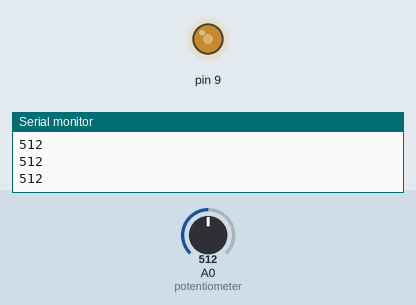
A sketch run on a simulated Arduino Uno, built with avr-gcc and run on an emulated ATmega328P. On the bench: output pins drawn as LEDs (lit = HIGH), the last lines printed to the serial monitor. Inputs (shaded band) come from the test bench; at power-on: A0 (potentiometer) = 512.

Above: at 1.2 s.
1.3 s: A0 (potentiometer) set to 716
At 1.8 s:
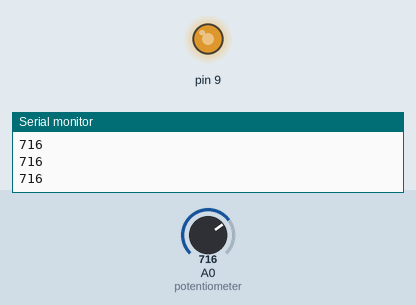
2.8 s: A0 (potentiometer) set to 900
At 3.5 s:
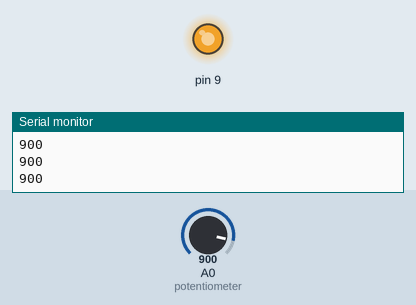
4.3 s: A0 (potentiometer) set to 122
At 5.4 s:
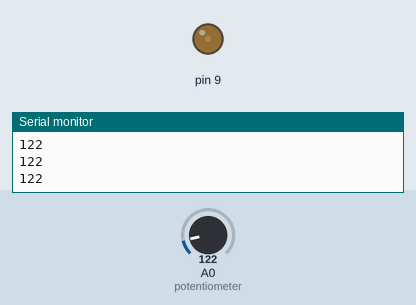
5.8 s: A0 (potentiometer) set to 0
At 7.0 s:
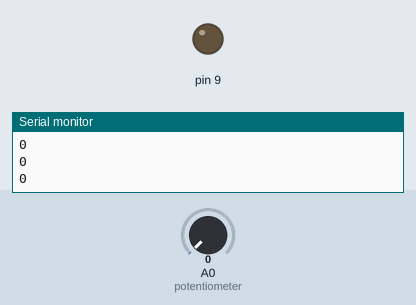
7.3 s: A0 (potentiometer) set to 511
At 7.7 s:
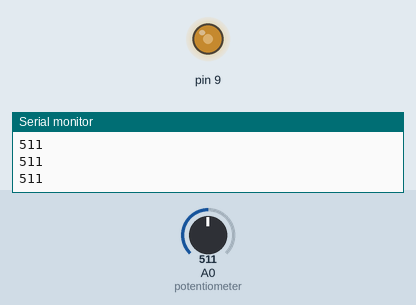
Timing chart, 0 to 9.8 s (numbered marks = the images above; inputs shaded):
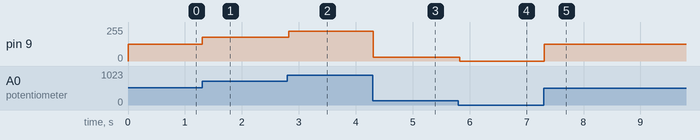

The sketch:

PotentiometerForPin.ino
```cpp
int potentiometer;
int value;

void setup(){
    Serial.begin(9600);//show datas on serial port with 9600 speed
}

void loop(){
    potentiometer = analogRead(A0); //potentiometer is linked to A0 on Arduino
    Serial.println(potentiometer); //show datas
    value = map(potentiometer, 0, 1023, 0, 255); //when potentiometer's value grows pinLed grows up too
    analogWrite(9, value); //write value to 9, 9 is linked to Led
    delay(30);
}
```

Measured:
- after the input at 1.3 s, pin 9: 127/255 → 178/255 at once
- after the input at 2.8 s, pin 9: 178/255 → 224/255 at once
- after the input at 4.3 s, pin 9: 224/255 → 30/255 at once
- after the input at 5.8 s, pin 9: 30/255 → 0/255 at once
- after the input at 7.3 s, pin 9: 0/255 → 127/255 at once
